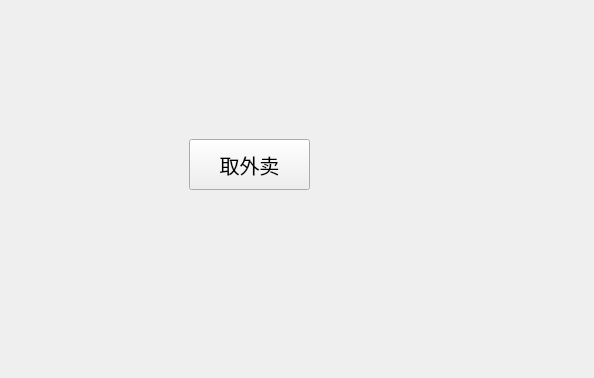
<?xml version="1.0" encoding="UTF-8"?>
<ui version="4.0">
 <class>Widget</class>
 <widget class="QWidget" name="Widget">
  <property name="geometry">
   <rect>
    <x>0</x>
    <y>0</y>
    <width>594</width>
    <height>378</height>
   </rect>
  </property>
  <property name="windowTitle">
   <string>主窗口</string>
  </property>
  <widget class="QPushButton" name="pushButton">
   <property name="geometry">
    <rect>
     <x>189</x>
     <y>139</y>
     <width>121</width>
     <height>51</height>
    </rect>
   </property>
   <property name="font">
    <font>
     <pointsize>15</pointsize>
    </font>
   </property>
   <property name="text">
    <string>取外卖</string>
   </property>
  </widget>
 </widget>
 <layoutdefault spacing="6" margin="11"/>
 <resources/>
 <connections/>
</ui>
